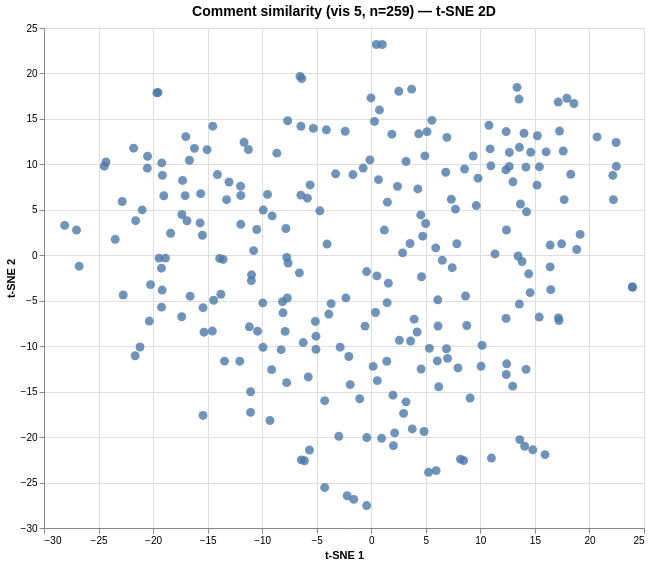

Vega-Lite specification stored for this chart:
### Vega specification from a JSON file in a GitHub repository (floating-point values rounded to 4 significant figures; data arrays with more than 128 entries replaced by an {"elided": "..."} marker saying what was removed)
{"$schema": "https://vega.github.io/schema/vega/v6.json", "data": [{"name": "param_1e9efca18e7a2868_store"}, {"name": "source_0", "values": {"elided": "259 records"}}, {"name": "source_0_x_domain_dim_1", "values": [{"min": -28.11, "max": 23.94}]}, {"name": "source_0_y_domain_dim_2", "values": [{"min": -27.53, "max": 23.19}]}], "signals": [{"name": "unit", "value": {}, "on": [{"events": "pointermove", "update": "isTuple(group()) ? group() : unit"}]}, {"name": "param_1e9efca18e7a2868", "update": "vlSelectionResolve(\"param_1e9efca18e7a2868_store\", \"union\")"}, {"name": "param_1e9efca18e7a2868_dim_1", "on": [{"events": [{"source": "view", "type": "dblclick"}], "update": "null"}, {"events": {"signal": "param_1e9efca18e7a2868_translate_delta"}, "update": "panLinear(param_1e9efca18e7a2868_translate_anchor.extent_x, -param_1e9efca18e7a2868_translate_delta.x / width)"}, {"events": {"signal": "param_1e9efca18e7a2868_zoom_delta"}, "update": "zoomLinear(domain(\"x\"), param_1e9efca18e7a2868_zoom_anchor.x, param_1e9efca18e7a2868_zoom_delta)"}]}, {"name": "param_1e9efca18e7a2868_dim_2", "on": [{"events": [{"source": "view", "type": "dblclick"}], "update": "null"}, {"events": {"signal": "param_1e9efca18e7a2868_translate_delta"}, "update": "panLinear(param_1e9efca18e7a2868_translate_anchor.extent_y, param_1e9efca18e7a2868_translate_delta.y / height)"}, {"events": {"signal": "param_1e9efca18e7a2868_zoom_delta"}, "update": "zoomLinear(domain(\"y\"), param_1e9efca18e7a2868_zoom_anchor.y, param_1e9efca18e7a2868_zoom_delta)"}]}, {"name": "param_1e9efca18e7a2868_tuple", "on": [{"events": [{"signal": "param_1e9efca18e7a2868_dim_1 || param_1e9efca18e7a2868_dim_2"}], "update": "param_1e9efca18e7a2868_dim_1 && param_1e9efca18e7a2868_dim_2 ? {unit: \"\", fields: param_1e9efca18e7a2868_tuple_fields, values: [param_1e9efca18e7a2868_dim_1,param_1e9efca18e7a2868_dim_2]} : null"}]}, {"name": "param_1e9efca18e7a2868_tuple_fields", "value": [{"field": "dim_1", "channel": "x", "type": "R"}, {"field": "dim_2", "channel": "y", "type": "R"}]}, {"name": "param_1e9efca18e7a2868_translate_anchor", "value": {}, "on": [{"events": [{"source": "scope", "type": "pointerdown"}], "update": "{x: x(unit), y: y(unit), extent_x: domain(\"x\"), extent_y: domain(\"y\")}"}]}, {"name": "param_1e9efca18e7a2868_translate_delta", "value": {}, "on": [{"events": [{"source": "window", "between": [{"source": "scope", "type": "pointerdown"}, {"source": "window", "type": "pointerup"}], "type": "pointermove", "consume": true}], "update": "{x: param_1e9efca18e7a2868_translate_anchor.x - x(unit), y: param_1e9efca18e7a2868_translate_anchor.y - y(unit)}"}]}, {"name": "param_1e9efca18e7a2868_zoom_anchor", "on": [{"events": [{"source": "scope", "type": "wheel", "consume": true}], "update": "{x: invert(\"x\", x(unit)), y: invert(\"y\", y(unit))}"}]}, {"name": "param_1e9efca18e7a2868_zoom_delta", "on": [{"events": [{"source": "scope", "type": "wheel", "consume": true}], "update": "pow(1.001, event.deltaY * pow(16, event.deltaMode))", "force": true}]}, {"name": "param_1e9efca18e7a2868_modify", "on": [{"events": {"signal": "param_1e9efca18e7a2868_tuple"}, "update": "modify(\"param_1e9efca18e7a2868_store\", param_1e9efca18e7a2868_tuple, true)"}]}], "marks": [{"type": "symbol", "name": "marks", "from": {"data": "source_0"}, "encode": {"update": {"y": {"field": "dim_2", "scale": "y"}, "opacity": {"value": 0.8}, "fill": {"value": "#4c78a8"}, "size": {"value": 80}, "tooltip": {"signal": "{\"Comment #\": format(datum[\"index\"], \"\"), \"Comment\": isValid(datum[\"comment\"]) ? datum[\"comment\"] : \"\"+datum[\"comment\"]}"}, "x": {"field": "dim_1", "scale": "x"}, "shape": {"value": "circle"}}}, "clip": true, "style": ["circle"], "interactive": true}], "scales": [{"name": "x", "type": "linear", "domain": [{"signal": "(data(\"source_0_x_domain_dim_1\")[0] || {}).min"}, {"signal": "(data(\"source_0_x_domain_dim_1\")[0] || {}).max"}], "range": [0, {"signal": "width"}], "domainRaw": {"signal": "param_1e9efca18e7a2868[\"dim_1\"]"}, "zero": true, "nice": true}, {"name": "y", "type": "linear", "domain": [{"signal": "(data(\"source_0_y_domain_dim_2\")[0] || {}).min"}, {"signal": "(data(\"source_0_y_domain_dim_2\")[0] || {}).max"}], "range": [{"signal": "height"}, 0], "domainRaw": {"signal": "param_1e9efca18e7a2868[\"dim_2\"]"}, "nice": true, "zero": true}], "axes": [{"scale": "x", "maxExtent": 0, "gridScale": "y", "minExtent": 0, "ticks": false, "domain": false, "tickCount": {"signal": "ceil(width/40)"}, "grid": true, "orient": "bottom", "labels": false, "zindex": 0, "aria": false}, {"scale": "y", "labels": false, "grid": true, "ticks": false, "orient": "left", "tickCount": {"signal": "ceil(height/40)"}, "domain": false, "maxExtent": 0, "zindex": 0, "gridScale": "x", "aria": false, "minExtent": 0}, {"scale": "x", "labelFlush": true, "title": "t-SNE 1", "orient": "bottom", "grid": false, "labelOverlap": true, "zindex": 0, "tickCount": {"signal": "ceil(width/40)"}}, {"scale": "y", "grid": false, "orient": "left", "title": "t-SNE 2", "labelOverlap": true, "tickCount": {"signal": "ceil(height/40)"}, "zindex": 0}], "title": {"text": "Comment similarity (vis 5, n=259) — t-SNE 2D", "frame": "group", "fontSize": 14}, "height": 500, "background": "white", "width": 600, "style": "cell", "padding": 5}
